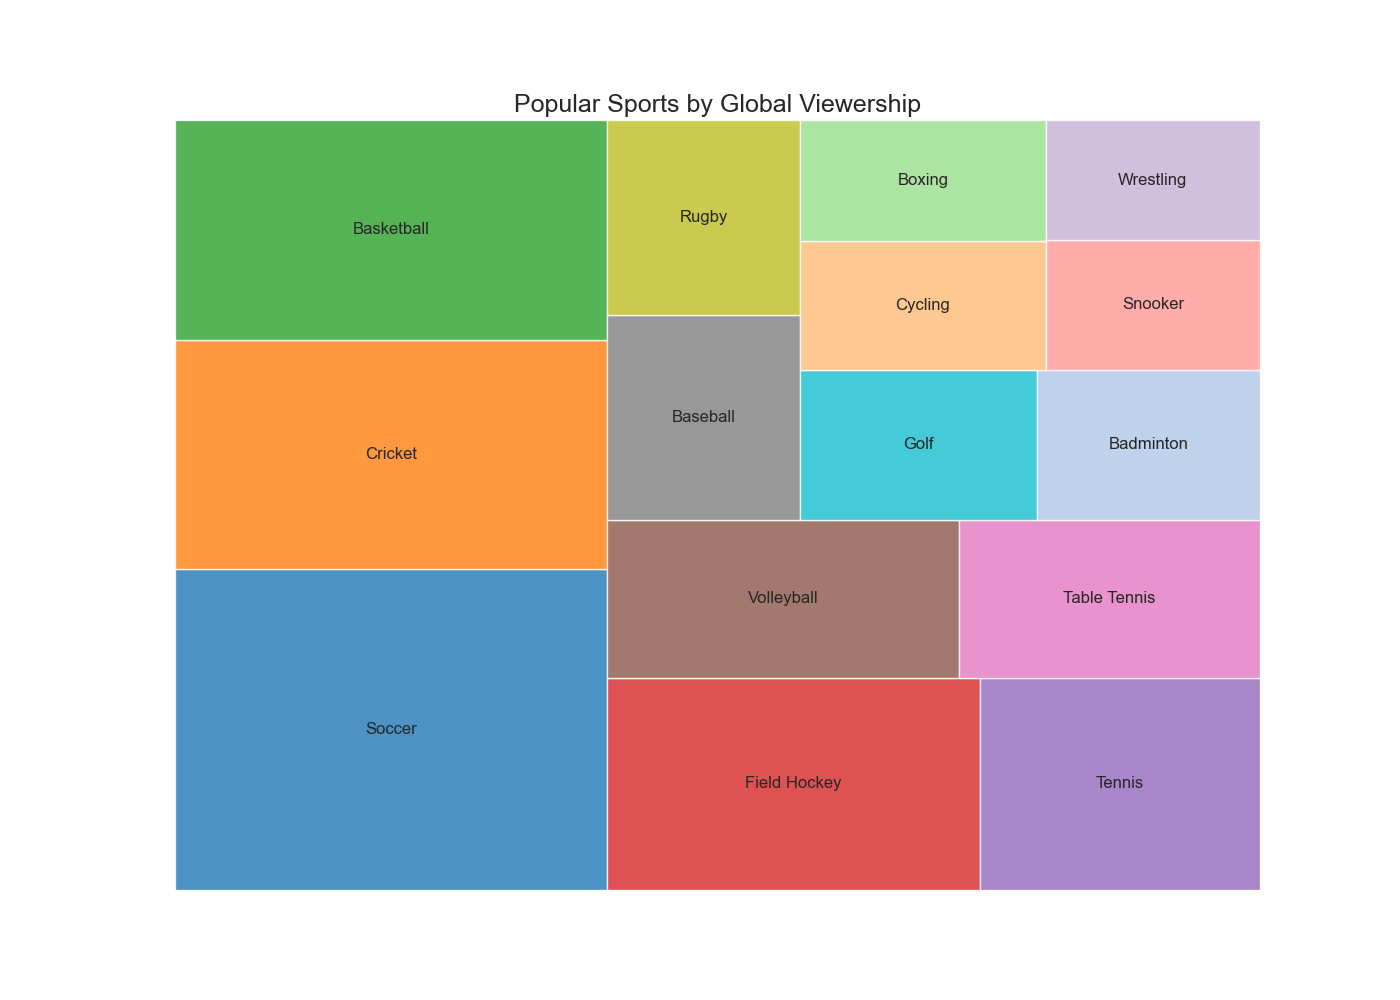

Reproduce this figure in Python.

import seaborn as sns
import pandas as pd
import matplotlib.pyplot as plt
import squarify

# Create a DataFrame with the data
data = {
    'Sport': ['Soccer', 'Cricket', 'Basketball', 'Field Hockey', 'Tennis', 'Volleyball', 'Table Tennis', 'Baseball', 'Rugby', 'Golf', 'Badminton', 'Cycling', 'Boxing', 'Snooker', 'Wrestling'],
    'Viewership': [3500, 2500, 2400, 2000, 1500, 1400, 1200, 1000, 950, 900, 850, 800, 750, 700, 650],
    'Category': ['Team', 'Team', 'Team', 'Team', 'Individual', 'Team', 'Individual', 'Team', 'Team', 'Individual', 'Individual', 'Individual', 'Individual', 'Individual', 'Individual']
}
df = pd.DataFrame(data)

# Plot parameters
plt.figure(figsize=(14, 10))
cmap = ['#1f77b4', '#ff7f0e', '#2ca02c', '#d62728', '#9467bd', '#8c564b', '#e377c2', '#7f7f7f', '#bcbd22', '#17becf',
        '#aec7e8', '#ffbb78', '#98df8a', '#ff9896', '#c5b0d5']

# Create a treemap
squarify.plot(sizes=df['Viewership'], label=df['Sport'], color=cmap, alpha=0.8)

plt.title('Popular Sports by Global Viewership', fontsize=18)
plt.axis('off')

plt.show()
